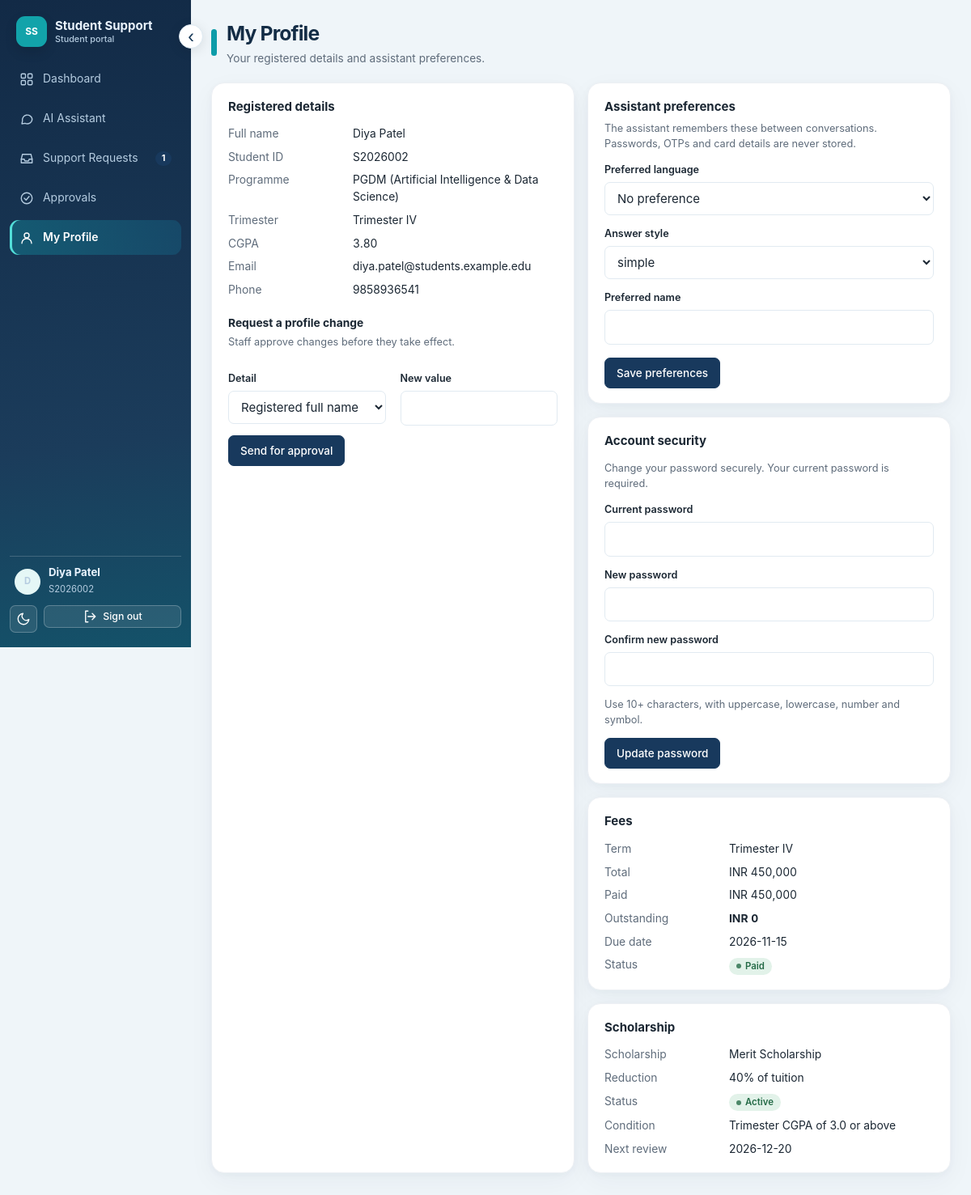
Screenshot of /profile (signed in) with the database file from the repository.
### app/models.py (models this page shows, shortened)
class User(db.Model):
    __tablename__ = "users"
    id = db.Column(db.Integer, primary_key=True)
    username = db.Column(db.String(40), unique=True, nullable=False)
    password_hash = db.Column(db.String(255), nullable=False)
    role = db.Column(db.String(20), nullable=False, default="student")  # student | admin
    display_name = db.Column(db.String(80), nullable=False)
    student_id = db.Column(db.String(20), db.ForeignKey("student_profiles.student_id"), nullable=True)
    active = db.Column(db.Boolean, nullable=False, default=True)   # False = account cannot sign in
    created_at = db.Column(db.DateTime, default=utcnow)
    is_anonymous = False
    @property
    def is_active(self):
        return bool(self.active)
    @property
    def is_authenticated(self):
        return True

class StudentProfile(db.Model):
    __tablename__ = "student_profiles"
    id = db.Column(db.Integer, primary_key=True)
    student_id = db.Column(db.String(20), unique=True, nullable=False)
    full_name = db.Column(db.String(80), nullable=False)
    programme = db.Column(db.String(120), nullable=False)
    trimester = db.Column(db.String(20), nullable=False)
    cgpa = db.Column(db.Float, nullable=False)
    email = db.Column(db.String(120), nullable=False)
    phone = db.Column(db.String(30), nullable=False)
    status = db.Column(db.String(12), nullable=False, default="active")   # active | inactive | removed (soft delete)
    created_at = db.Column(db.DateTime, default=utcnow)

class FeeRecord(db.Model):
    __tablename__ = "fee_records"
    id = db.Column(db.Integer, primary_key=True)
    student_id = db.Column(db.String(20), db.ForeignKey("student_profiles.student_id"), nullable=False, index=True)
    term = db.Column(db.String(40), nullable=False)
    total_fee = db.Column(db.Integer, nullable=False)
    paid = db.Column(db.Integer, nullable=False)
    due_date = db.Column(db.String(12), nullable=False)
    status = db.Column(db.String(30), nullable=False)  # Paid | Partially paid | Overdue
    @property
    def outstanding(self):
        return self.total_fee - self.paid

class ScholarshipRecord(db.Model):
    __tablename__ = "scholarship_records"
    id = db.Column(db.Integer, primary_key=True)
    student_id = db.Column(db.String(20), db.ForeignKey("student_profiles.student_id"), nullable=False, index=True)
    name = db.Column(db.String(80), nullable=False)
    percent = db.Column(db.Integer, nullable=False)
    status = db.Column(db.String(30), nullable=False)  # Active | Under review | Not applied
    condition = db.Column(db.String(200), nullable=False)
    next_review = db.Column(db.String(12), nullable=True)

### app/routes/main.py (the view)
@bp.route("/profile")
@role_required("student")
def profile():
    p = students.get_profile(current_user)
    pending = {a.field: a for a in ApprovalRequest.query.filter_by(student_id=current_user.student_id, status="pending").all()}
    mem = {m.key: m.value for m in memory.list_items(current_user.id)}
    return render_template("profile.html", profile=p, pending=pending, mem=mem, languages=sorted(l.capitalize() for l in memory.LANGUAGES),
                           styles=STYLES, fee=students.get_fee_status(current_user), scholarship=students.get_scholarship_status(current_user))

### app/memory/store.py (called while the page is built)
def list_items(user_id: int) -> list[MemoryItem]:
    return MemoryItem.query.filter_by(user_id=user_id).order_by(MemoryItem.key).all()

### app/security/authz.py (called while the page is built)
def require_student_scope(actor, student_id: str) -> str:
    if actor is None or not getattr(actor, "is_authenticated", False):
        raise PermissionDenied("not_authenticated")
    if actor.role == "admin":
        return "admin"
    if actor.role == "student" and actor.student_id and actor.student_id == student_id:
        return "owner"
    raise PermissionDenied("not_owner_of_record")

def role_required(*roles):
    def deco(fn):
        @wraps(fn)
        def wrapper(*a, **kw):
            if not current_user.is_authenticated:
                return abort(401) if request.path.startswith("/api/") else current_user_unauthorized()
            if current_user.role not in roles:
                from ..services import audit
                audit.record(current_user, f"access:{request.method} {request.path}", "route", request.path, "denied",
                             result="403", reason=f"role '{current_user.role}' not in {list(roles)}")
                return abort(403)
            return fn(*a, **kw)
        return wrapper
    return deco

### app/services/students.py (called while the page is built)
def _scope(actor, student_id, what, trace_id):
    sid = student_id or actor.student_id
    try:
        require_student_scope(actor, sid)
    except PermissionDenied as e:
        audit.record(actor, what, "student", sid, "denied", result="blocked", reason=e.reason, trace_id=trace_id)
        raise
    return sid

def get_profile(actor, student_id=None, trace_id=None):
    sid = _scope(actor, student_id, "view_profile", trace_id)
    return StudentProfile.query.filter_by(student_id=sid).first()

def get_fee_status(actor, student_id=None, trace_id=None):
    sid = _scope(actor, student_id, "view_fee_status", trace_id)
    rec = FeeRecord.query.filter_by(student_id=sid).order_by(FeeRecord.id.desc()).first()   # ownership-scoped query
    if not rec:
        return None
    return {"term": rec.term, "total_fee": rec.total_fee, "paid": rec.paid, "outstanding": rec.outstanding,
            "due_date": rec.due_date, "status": rec.status, "currency": "INR"}

### app/templates/profile.html (shortened to what this page needs)
{% extends "base.html" %}
{% from "_macros.html" import ic, badge %}
{% block page_title %}My Profile{% endblock %}
{% block page_sub %}Your registered details and assistant preferences.{% endblock %}
{% block content %}
<div class="grid g2">
  <section class="card"><h2>Registered details</h2>
    <dl class="kv"><dt>Full name</dt><dd>{{ profile.full_name }}</dd><dt>Student ID</dt><dd>{{ profile.student_id }}</dd><dt>Programme</dt><dd>{{ profile.programme }}</dd>
      <dt>Trimester</dt><dd>{{ profile.trimester }}</dd><dt>CGPA</dt><dd class="num">{{ '%.2f'|format(profile.cgpa) }}</dd>
      <dt>Email</dt><dd>{{ profile.email }}{% if pending.email %} <span class="badge b-warn">change pending · {{ pending.email.approval_ref }}</span>{% endif %}</dd>
      <dt>Phone</dt><dd>{{ profile.phone }}{% if pending.phone %} <span class="badge b-warn">change pending · {{ pending.phone.approval_ref }}</span>{% endif %}</dd></dl>
    <h3 style="margin-top:20px">Request a profile change</h3>
    <p class="note" style="margin-top:-4px">Staff approve changes before they take effect.</p>
    <form method="post" action="{{ url_for('main.request_contact_change') }}" class="form-grid">
      <div><label for="cf">Detail</label><select id="cf" name="field"><option value="full_name">Registered full name</option><option value="email">Registered email</option><option value="phone">Registered phone</option></select></div>
      <div><label for="cv">New value</label><input type="text" id="cv" name="new_value" required maxlength="120"></div>
      <div class="full" style="margin-top:12px"><button class="btn" type="submit">Send for approval</button></div>
    </form>
  </section>
  <div>
    <section class="card"><h2>Assistant preferences</h2>
      <p class="note" style="margin-top:-6px">The assistant remembers these between conversations. Passwords, OTPs and card details are never stored.</p>
      <form method="post" action="{{ url_for('main.save_preferences') }}"><input type="hidden" name="csrf_token" value="{{ csrf_token() }}">
        <label for="pl">Preferred language</label><select id="pl" name="preferred_language"><option value="">No preference</option></select>
        <label for="rs">Answer style</label><select id="rs" name="response_style"><option value="">No preference</option>{% for s in styles %}<option {{ 'selected' if mem.get('response_style') == s }}>{{ s }}</option>{% endfor %}</select>
        <label for="pn">Preferred name</label><input type="text" id="pn" name="preferred_name" maxlength="20" value="{{ mem.get('preferred_name','') }}">
        <p style="margin:16px 0 0"><button class="btn" type="submit">Save preferences</button></p></form>
    </section>
    <section class="card"><h2>Account security</h2>
      <p class="note">Change your password securely. Your current password is required.</p>
      <form method="post" action="{{ url_for('main.change_password') }}" autocomplete="off">
        <label for="current_password">Current password</label><input id="current_password" name="current_password" type="password" autocomplete="current-password" required>
        <label for="new_password">New password</label><input id="new_password" name="new_password" type="password" autocomplete="new-password" minlength="10" required>
        <label for="confirm_password">Confirm new password</label><input id="confirm_password" name="confirm_password" type="password" autocomplete="new-password" minlength="10" required>
        <p class="note">Use 10+ characters, with uppercase, lowercase, number and symbol.</p>
        <button class="btn" type="submit">Update password</button>
      </form>
    </section>
    <section class="card" id="fees"><h2>Fees</h2>
      {% if fee %}<dl class="kv"><dt>Term</dt><dd>{{ fee.term }}</dd><dt>Total</dt><dd class="num">INR {{ '{:,}'.format(fee.total_fee) }}</dd><dt>Paid</dt><dd class="num">INR {{ '{:,}'.format(fee.paid) }}</dd>
        <dt>Outstanding</dt><dd class="num"><b>INR {{ '{:,}'.format(fee.outstanding) }}</b></dd><dt>Due date</dt><dd>{{ fee.due_date }}</dd><dt>Status</dt><dd>{{ badge(fee.status) }}</dd></dl>
      {% else %}<p class="muted">No fee record.</p>{% endif %}
    </section>
    <section class="card" id="scholarship"><h2>Scholarship</h2>
      {% if scholarship %}<dl class="kv"><dt>Scholarship</dt><dd>{{ scholarship.name }}</dd><dt>Reduction</dt><dd>{{ scholarship.percent }}% of tuition</dd><dt>Status</dt><dd>{{ badge(scholarship.status) }}</dd>
        <dt>Condition</dt><dd>{{ scholarship.condition }}</dd><dt>Next review</dt><dd>{{ scholarship.next_review }}</dd></dl>
      {% else %}<p class="muted">No scholarship on record.</p>{% endif %}
    </section>
  </div>
</div>
{% endblock %}

### app/templates/base.html (shortened to what this page needs)
<!doctype html>
<html lang="en">
<head>
  <link rel="stylesheet" href="{{ url_for('static', filename='style.css') }}">
</head>
<body>
{% from "_macros.html" import ic %}
{% if current_user.is_authenticated %}
<div class="shell">
  <aside class="side" id="sidebar" aria-label="Main navigation">
    <button type="button" id="collapse-sidebar" class="sidebar-collapse" aria-label="Collapse sidebar" aria-expanded="true" title="Expand or collapse navigation">‹</button>
    <div class="brand"><span class="brand-mark">SS</span><span class="brand-text">Student Support<small>{{ 'Administration' if current_user.role == 'admin' else 'Student portal' }}</small></span></div>
    {% set ep = request.endpoint or '' %}
    <nav class="nav">
    {% if current_user.role == 'admin' %}
      <a href="{{ url_for('admin.dashboard') }}" class="{{ 'active' if ep == 'admin.dashboard' }}">{{ ic('home') }}Dashboard</a>
      <a href="{{ url_for('admin.students_page') }}" class="{{ 'active' if ep.startswith('admin.student') }}">{{ ic('users') }}Students</a>
      <a href="{{ url_for('admin.tickets_page') }}" class="{{ 'active' if ep in ('admin.tickets_page','admin.ticket_detail') }}">{{ ic('inbox') }}Support Requests{% if nav_counts.tickets %}<span class="pill" id="nav-tickets">{{ nav_counts.tickets }}</span>{% endif %}</a>
      <a href="{{ url_for('admin.approvals_page') }}" class="{{ 'active' if ep == 'admin.approvals_page' }}">{{ ic('check') }}Approvals{% if nav_counts.approvals %}<span class="pill warn" id="nav-approvals">{{ nav_counts.approvals }}</span>{% endif %}</a>
      <a href="{{ url_for('admin.performance_page') }}" class="{{ 'active' if ep in ('admin.performance_page','admin.run_detail') }}">{{ ic('chart') }}AI Performance</a>
      <a href="{{ url_for('admin.logs_page') }}" class="{{ 'active' if ep == 'admin.logs_page' }}">{{ ic('list') }}Activity Logs</a>
    {% else %}
      <a href="{{ url_for('main.dashboard') }}" class="{{ 'active' if ep == 'main.dashboard' }}">{{ ic('home') }}Dashboard</a>
      <a href="{{ url_for('main.assistant') }}" class="{{ 'active' if ep == 'main.assistant' }}">{{ ic('chat') }}AI Assistant</a>
      <a href="{{ url_for('main.tickets_page') }}" class="{{ 'active' if ep in ('main.tickets_page','main.ticket_detail') }}">{{ ic('inbox') }}Support Requests{% if nav_counts.tickets %}<span class="pill">{{ nav_counts.tickets }}</span>{% endif %}</a>
      <a href="{{ url_for('main.my_approvals') }}" class="{{ 'active' if ep == 'main.my_approvals' }}">{{ ic('check') }}Approvals{% if nav_counts.approvals %}<span class="pill warn">{{ nav_counts.approvals }}</span>{% endif %}</a>
      <a href="{{ url_for('main.profile') }}" class="{{ 'active' if ep == 'main.profile' }}">{{ ic('user') }}My Profile</a>
    {% endif %}
    </nav>
    <div class="side-foot">
      <div class="usercard"><span class="avatar">{{ current_user.display_name[:1] }}</span><div><b>{{ current_user.display_name }}</b><span>{{ 'Administrator' if current_user.role == 'admin' else current_user.student_id }}</span></div></div>
      <div style="display:flex;gap:8px">
        <button class="btn secondary small icon" type="button" id="theme-toggle" title="Switch light / dark theme" aria-label="Switch theme">{{ ic('moon') }}</button>
        <form method="post" action="{{ url_for('auth.logout') }}" style="flex:1;margin:0"><input type="hidden" name="csrf_token" value="{{ csrf_token() }}"><button class="btn secondary small" style="width:100%" type="submit">{{ ic('logout') }}Sign out</button></form>
      </div>
    </div>
  </aside>
  <div class="main">
    <header class="topbar"><div class="topbar-dot" aria-hidden="true"></div>
      <div class="grow"><h1>{% block page_title %}{% endblock %}</h1><p class="sub">{% block page_sub %}{% endblock %}</p></div>
    </header>
    <main class="content">{% block content %}{% endblock %}</main>
  </div>
</div>
{% else %}
{% block public %}{% endblock %}
{% endif %}
</body>
</html>

### app/templates/_macros.html (shortened to what this page needs)
{% macro ic(name) %}<svg class="ic" aria-hidden="true"><use href="#i-{{ name }}"/></svg>{% endmacro %}
{% macro badge(s) %}{% set cls = {'Open':'b-info','Under Review':'b-warn','Awaiting Student':'b-warn','Resolved':'b-ok','Rejected':'b-bad','Closed':'b-plain',
 'pending':'b-warn','approved':'b-ok','rejected':'b-bad','active':'b-ok','inactive':'b-warn','removed':'b-bad','Paid':'b-ok','Partially paid':'b-warn','Overdue':'b-bad','Unpaid':'b-warn',
 'Active':'b-ok','Under review':'b-warn','completed':'b-ok','error':'b-bad','denied':'b-bad','allowed':'b-ok'}.get(s, '') %}<span class="badge {{ cls }}">{{ s }}</span>{% endmacro %}

### rows the page displays
User: role "Student portal", display_name "D", display_name "Diya Patel", role+student "S2026002"
StudentProfile: full_name "Diya Patel", student_id "S2026002", programme "PGDM (Artificial Intelligence & Data Science)", trimester "Trimester IV", cgpa "3.80", email "diya.patel@students.example.edu", phone "9858936541"
FeeRecord: term "Trimester IV", total_fee "450,000", paid "450,000", due_date "2026-11-15", status "Paid"
ScholarshipRecord: name "Merit Scholarship", status "Active", condition "Trimester CGPA of 3.0 or above", next_review "2026-12-20"

### other values shown
{{ nav_counts.tickets }} "1"
{{ '{:,}'.format(fee.outstanding) }} "0"
{{ scholarship.percent }} "40"
form field response_style "simple"
